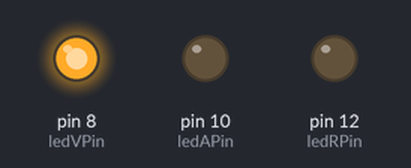
The sketch below on a simulated Arduino Uno, built with avr-gcc and run on an emulated ATmega328P. Parts: output pins drawn as LEDs (lit = HIGH).

Above: at 0.1 s.
Timing chart, 0 to 1.6 s (numbered marks = the images above):
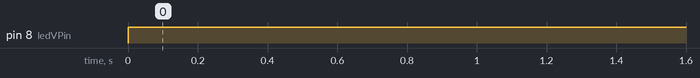

Measured:
- by itself, pin 8 (ledVPin): LOW → HIGH at 0.00 s

The sketch:

Secuencias.ino
```cpp
/*
  Secuencias
  Semaforo verde, amarillo y rojo
  verde 6s
  amarillo 2s
  rojo 4s
  Jose Pujol
  Octubre 2017
*/

// Declaracion de variables de tipo constante entero
const int ledRPin = 12; // LED rojo asociado al pin 12
const int ledAPin = 10; // LED amarillo asociado al pin 10
const int ledVPin = 8; // LED verde asociado al pin 8

// la funcion set up se ejecuta una sola vez
void setup() {
  // inicializa los pines como una salida digital
  pinMode(ledRPin, OUTPUT);
  pinMode(ledAPin, OUTPUT);
  pinMode(ledVPin, OUTPUT);
}

// la funcion loop se ejecuta repetidamente de forma infinita
void loop() {
  // ESTADO SEMAFORO VERDE
  digitalWrite(ledRPin, LOW); // establece 0v en el pin del LED rojo
  digitalWrite(ledAPin, LOW); // establece 0v en el pin del LED amarillo
  digitalWrite(ledVPin, HIGH); // establece 5v en el pin del LED verde
  delay(6000);    // espera seis segundos
  // ESTADO SEMAFORO AMARILLO
                              // establece 5v en el pin del LED amarillo
                              // establece 0v en el pin del LED rojo
                              // establece 0v en el pin del LED verde
  delay(2000);    // espera dos segundos
  // ESTADO SEMAFORO ROJO

  delay(4000);    // espera cuatro segundos
}
```
